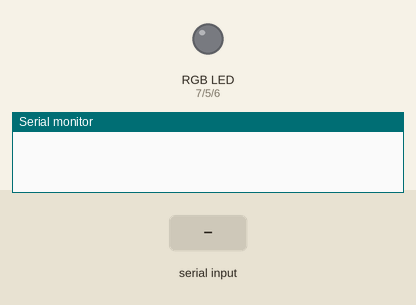
This sketch was run on a simulated Arduino Uno, built with avr-gcc and run on an emulated ATmega328P. Shown: an RGB LED mixed from three pins (HIGH = lit), the last lines printed to the serial monitor. Dashed ring = blinking. The inputs (shaded band) are chosen by the test bench.

Above: at 1.2 s.
1.3 s: "200\n" received over Serial
At 1.7 s:
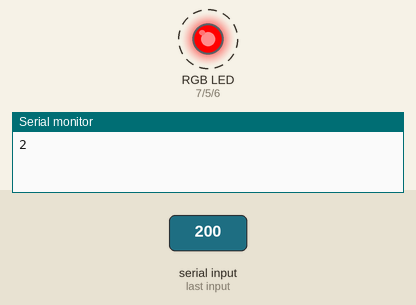
At 2.7 s:
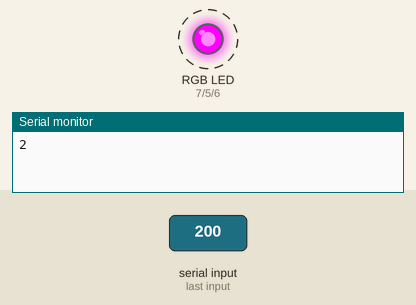
Timing chart, 0 to 4.3 s (numbered marks = the images above; inputs shaded):
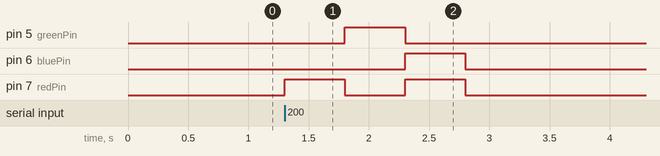

Measured:
- after the input at 1.3 s, pin 5 (greenPin): LOW → HIGH after 0.50 s, → LOW 0.50 s later; pin 6 (bluePin): LOW → HIGH after 1.0 s, → LOW 0.50 s later; pin 7 (redPin): alternates HIGH for 0.50 s and LOW for 0.50 s, 4 changes in all, then stays LOW, starting at once

The sketch:

fp_sim1_spot.ino
```cpp
const int ID = 2; //set ID to this board
int redPin= 7;  //pin number for red leg of RGB
int greenPin = 5; //pin number for green leg of RGB
int bluePin = 6; //pin number for blue leg of RGB
int inbit;

void setup() {
  Serial.begin (9600); //open serial comm
  pinMode(redPin, OUTPUT);
  pinMode(greenPin, OUTPUT);
  pinMode(bluePin, OUTPUT);
}
void loop() {
  if (Serial.available()>0){
    inbit = Serial.read();
    inbit = inbit-48;
    Serial.print(inbit);
  }
  if (inbit == ID){
    setColor(255, 0, 0); // Red Color
    delay(500);
    setColor(0, 255, 0); // Green Color
    delay(500);
    setColor(170, 0, 255); // Purple Color
    delay(500);
    setColor(0, 0, 0); // off
    delay(500);
    inbit = 0;
  }
}

void setColor(int redValue, int greenValue, int blueValue) {  //function for set color
  analogWrite(redPin, redValue);
  analogWrite(greenPin, greenValue);
  analogWrite(bluePin, blueValue);
}
```
